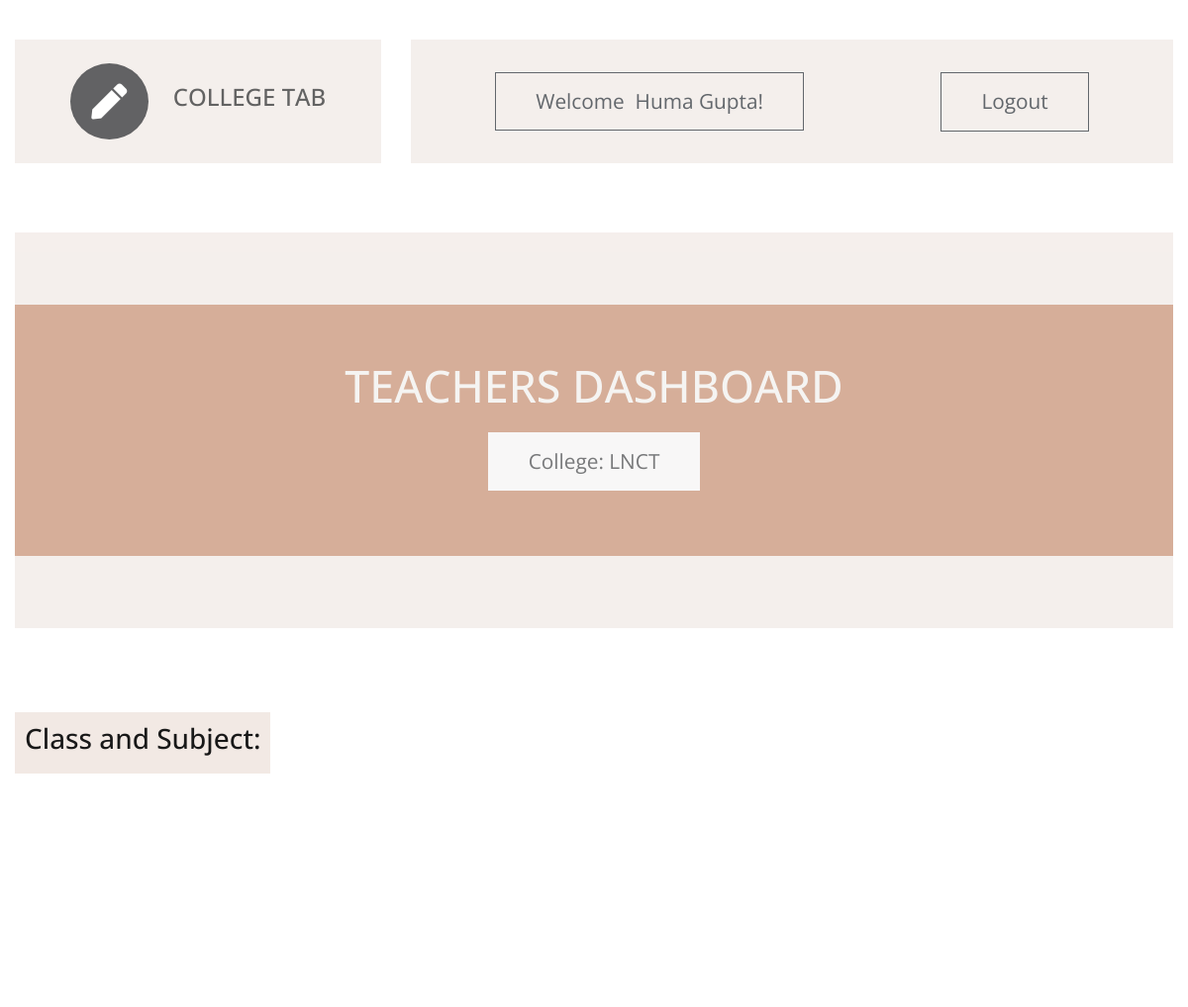
Page /t_dashboard/7/ (signed in) on the earlier database version.
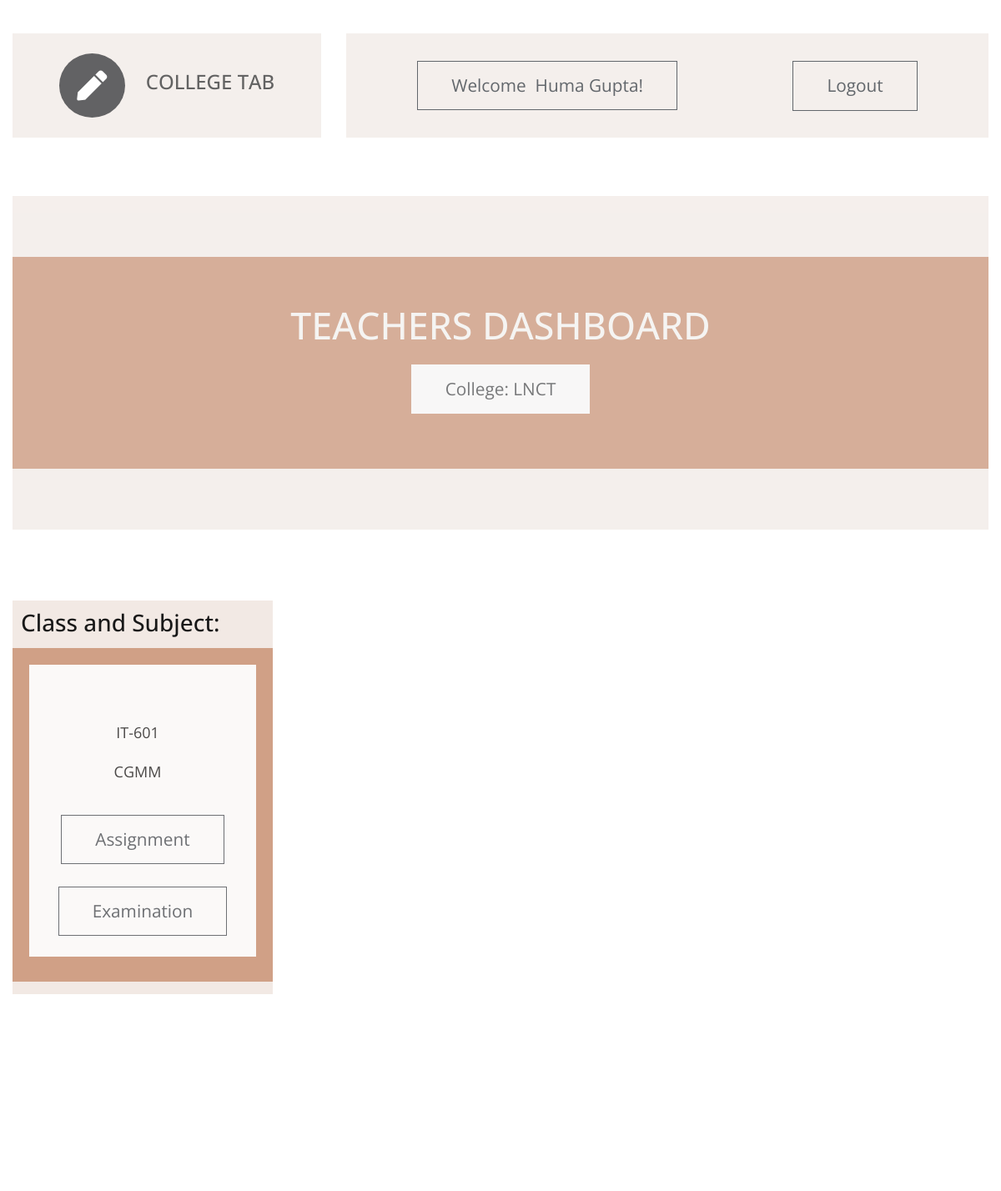
Same page on the later database version.
### ctapp/models.py (models this page shows, shortened)
class teacher_assign(models.Model):
    c_id  = models.ForeignKey(Class,on_delete=models.CASCADE)       #class id
    s_id = models.ForeignKey(subject,on_delete=models.CASCADE)  #subject id
    t_id = models.ForeignKey(teacher,on_delete=models.CASCADE)  #teacher id

class subject(models.Model):
    subject_code = models.CharField(max_length = 8,primary_key = True)
    name = models.CharField(max_length = 30)
    branch = models.CharField(max_length=20, choices=BRANCH_CHOICES, default='IT')
    sem = models.CharField(max_length = 20,choices = SEMESTER_CHOICES,default = '6')

### ctapp/views.py (the view)
# urls.py: path('<int:id>/', views.teacher_dashboard,name='t_db'),#classes assigned
@login_required(login_url='t_login/')
def teacher_dashboard(request,id):
    template = loader.get_template('teachers dashboard.html')
    current_teacher = teacher.objects.get(id=id)
    assigned_classes = get_classes(current_teacher)
    context = {'teacher':current_teacher,'class_list':assigned_classes}
    return HttpResponse(template.render(context, request))

### ctapp/views.py (called while the page is built)
def get_classes(teacher):
    return teacher_assign.objects.filter(t_id=teacher)

### ctapp/templates/teachers dashboard.html (shortened to what this page needs)
<!DOCTYPE html>
<html lang="en">
{% load static %}
  <head>
    <link rel="stylesheet" href="{% static 'css/all.min.css' %}" />
    <link rel="stylesheet" href="{% static 'css/bootstrap.min.css' %}" />
    <link rel="stylesheet" href="{% static 'css/templatemo-style.css' %}" />
  </head>
  <body id="servicesPage">
    <div class="parallax-window" data-parallax="scroll" data-image-src="{% static 'img/subjects_assignments.jpg' %}">
      <div class="container-fluid">
        <div class="row tm-brand-row">
          <div class="col-lg-4 col-11">
            <div class="tm-brand-container tm-bg-white-transparent">
              <i class="fas fa-2x fa-pen tm-brand-icon"></i>
              <div class="tm-brand-texts">
                <h1 class="text-uppercase tm-brand-name">College Tab</h1>
              </div>
            </div>
          </div>
          <div class="col-lg-8 col-1">
            <div class="tm-nav">
              <nav
                class="navbar navbar-expand-lg navbar-light tm-bg-white-transparent tm-navbar">
                <div class="collapse navbar-collapse" id="navbarNav">
                  <ul class="navbar-nav">
                    <li class="btn btn-outline-dark">
                      Welcome&nbsp;&nbsp;{{teacher.name}}!
                    </li>
                    <li class="nav-item">
                      <a href="{% url 't_logout' %}" class="btn btn-outline-dark" style="height: 60px; text-align:center;">Logout</a>
                    </li>
                  </ul>
                </div>
              </nav>
            </div>
          </div>
        </div>
        <section class="row" id="tmServices">
         <div class="col-12">
            <div class="parallax-window tm-services-parallax-header tm-testimonials-parallax-header tm-bg-white-transparent"
                 data-parallax="scroll"
                 data-z-index="101"
                 >
                 <div class="tm-bg-brown-transparent text-center tm-services-header tm-testimonials-header">
                    <h2 class="text-uppercase tm-services-page-title tm-testimonials-page-title">Teachers Dashboard</h2>
                    <p class="btn btn-outline-light active">
                        College: {{teacher.college_name}}
                    </p>
                </div>
            </div>
          </div>
          <div class="col-12 tm-tabs-container">
              <div class="sections">
			          <h3>Class and Subject:</h3>
                <div class="card-deck">
                  {% for class in class_list %}
                          <div class="btn-outline card-upper">
                            <div class="card-body text-center">
                              <div class="cards">
                                <div class="contents">
                                  <p class="card-text">
                                    {{class.s_id.subject_code}}
                                  </p>
                                  <p class="card-text">
                                    {{class.s_id.name}}
                                  </p>
                                </div>
                                <div class="card-text" style="position:relative; top:0px;">
                                  <a class="btn btn-outline-dark" href="{% url 'teacher:t_subject_assignment_list' teacher.id class.s_id.subject_code class.c_id.id %}">Assignment</a>
								  <br><br>
								  <a class="btn btn-outline-dark" href="{}">Examination</a>
                                </div>
                              </div>
                            </div>
                          </div>
                    {% endfor %}
                </div>
              </div>
            </div>
        </section>
        <footer class="row">
          <p class="col-12 text-white text-center tm-copyright-text">
          </p>
        </footer>
      </div>
    </div>
  </body>
</html>

Differences in the rows shown:
added teacher_assign: s_id.subject_code "IT-601", s_id.name "CGMM"
